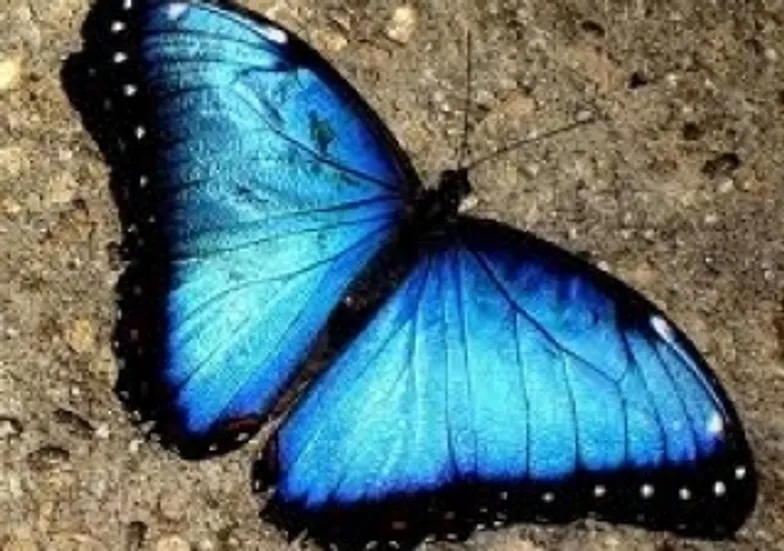
%> input picture Projekt_imbinarize_bwareaopen/main/blue.png, 784 x 551 px
$ octave BasicColorDetectBlue.m   (GNU Octave 9; MATLAB toolbox functions it lacks are replaced by stand-ins)
%> lines starting %> are read from the running program, lines starting %| are printed output that depends on the picture
### Projekt_imbinarize_bwareaopen/main/ImbinarizeMtd.m
% Notatki
%   -----
% W metodzie "globalnej" do obliczenia progu Otsu wykorzystuje się histogram obrazu z 256 komór.
% Aby wygenerować obraz binarny z obrazu indeksowanego, należy najpierw przekonwertować obraz na obraz intensywności za pomocą narzędzia IND2GRAY. Aby utworzyć obraz intensywności w skali szarości z obrazu RGB, należy najpierw użyć narzędzia RGB2GRAY do przekształcenia obrazu na obraz intensywności w skali szarości.
% IMBINARIZE przewiduje, że obrazy zmiennoprzecinkowe będą znormalizowane w zakresie [0,1].

function BW = ImbinarizeMtd(I, varargin)

varargin = matlab.images.internal.stringToChar(varargin);
[I,isNumericThreshold,options] = parseInputs(I,varargin{:});

if isNumericThreshold
    T = options.T;
else
    method = options.Method;

    if strcmp(method,'global')
        T = computeGlobalThreshold(I);
    else
        sensitivity = options.Sensitivity;
        fgPolarity  = options.ForegroundPolarity;

        T = adaptthresh(I,sensitivity,'ForegroundPolarity',fgPolarity);
    end

end

% Binaryzacja obrazu przy użyciu obliczonego progu
BW = binarize(I,T);

end

% [26 lines left out: functions binarize, computeGlobalThreshold, not called in this run]

%--------------------------------------------------------------------------
% Analiza wprowadzanych danych
%--------------------------------------------------------------------------
% [81 lines left out: functions parseInputs, validateImage, validateT, not called in this run]

function s = validateSensitivity(s)
validateattributes(s,{'numeric'},{'real','nonsparse','scalar','nonnegative','<=',1},mfilename,'Sensitivity');
end

function fgp = validateForegroundPolarity(fgp)
fgp = validatestring(fgp,{'bright','dark'},mfilename,'ForegroundPolarity');
end

### Projekt_imbinarize_bwareaopen/main/BasicColorDetectBlue.m
% Uzyskanie od użytkownika danych w postaci obrazu.

 mb='blue.png';         % Obrazek jest zapisywany w zmiennej.
 imb= imread(mb);
%> imb is the input picture: size 551x784x3 uint8; mean R, G, B 86.4, 109.4, 112.9

 % Do wyświetlania obrazu używana jest macierz 2x2, @ POS(1,1).
 subplot(3,3,1);
 imshow(mb);
 title('Obraz nieprzetworzony');

% Wykrywanie koloru czerwonego
  r=imb(:,:,1); g=imb(:,:,2); b=imb(:,:,3);
%> after `r=imb(:,:,1)`:
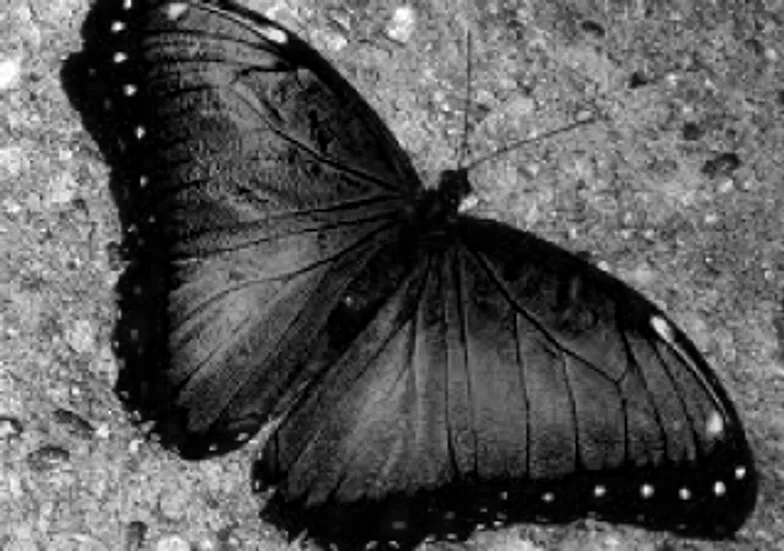
%> r: size 551x784 uint8; min 0, max 255, mean 86.4
%> after `g=imb(:,:,2)`:
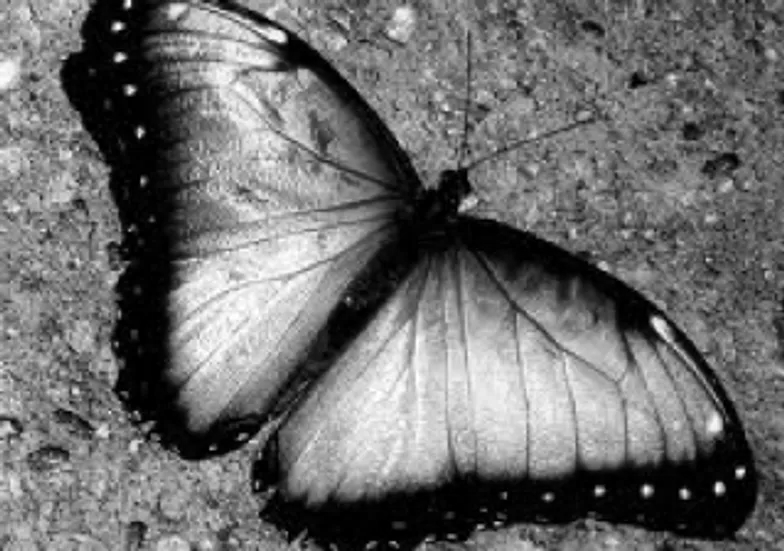
%> g: size 551x784 uint8; min 0, max 255, mean 109.4
%> after `b=imb(:,:,3)`:
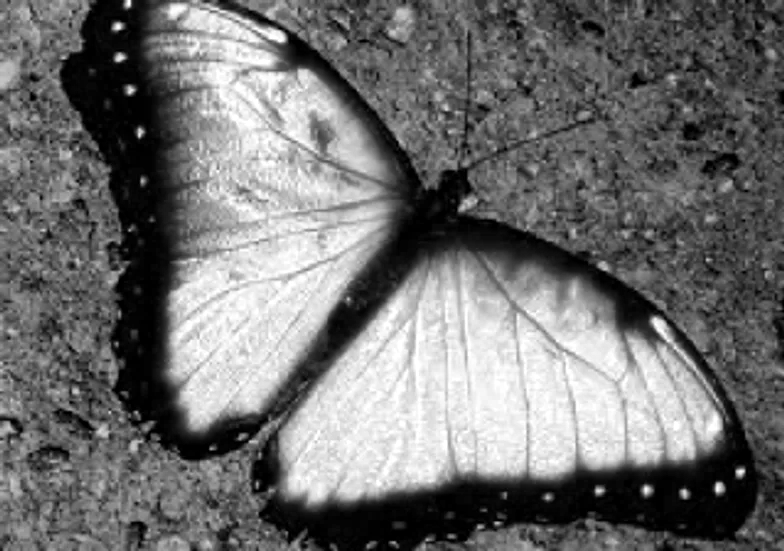
%> b: size 551x784 uint8; min 0, max 255, mean 112.9
  diff_blue=imsubtract(b,rgb2gray(imb));   % Wyodrębnianie czerwonych obiektów z obrazu w odcieniach szarości
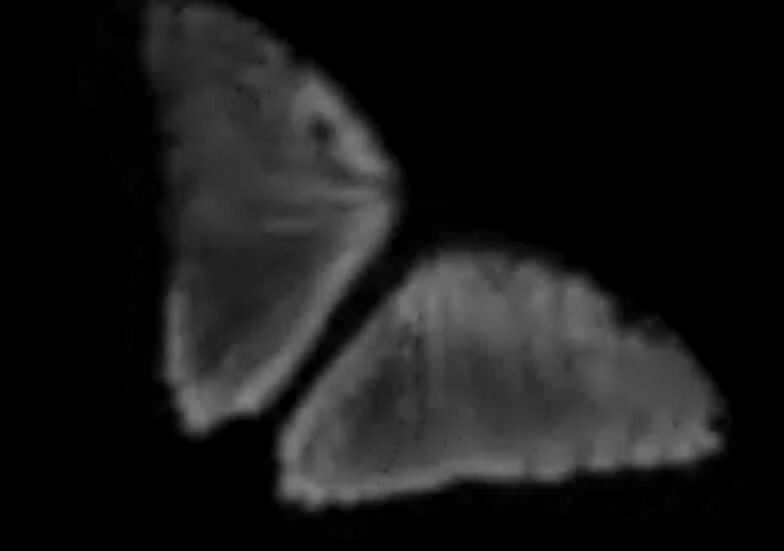
%> diff_blue: size 551x784 uint8; min 0, max 133, mean 24.1
  subplot(3,3,2);
  imshow(diff_blue);

  title('Obraz odejmowany');
  diff_b=medfilt2(diff_blue,[3 3]);       % Zastosowanie mediana
%> the run ends on the next line
  subplot(3,3,3);
  imshow(diff_b);

  title('Zastosowanie mediana');
  bw_b=ImbinarizeMtd(diff_b,0.2);    % Konwersja obrazu w skali szarości na obraz czarno-biały z wartością progową 0,2.

$ run again, with Projekt_imbinarize_bwareaopen/main/green.png copied over Projekt_imbinarize_bwareaopen/main/blue.png
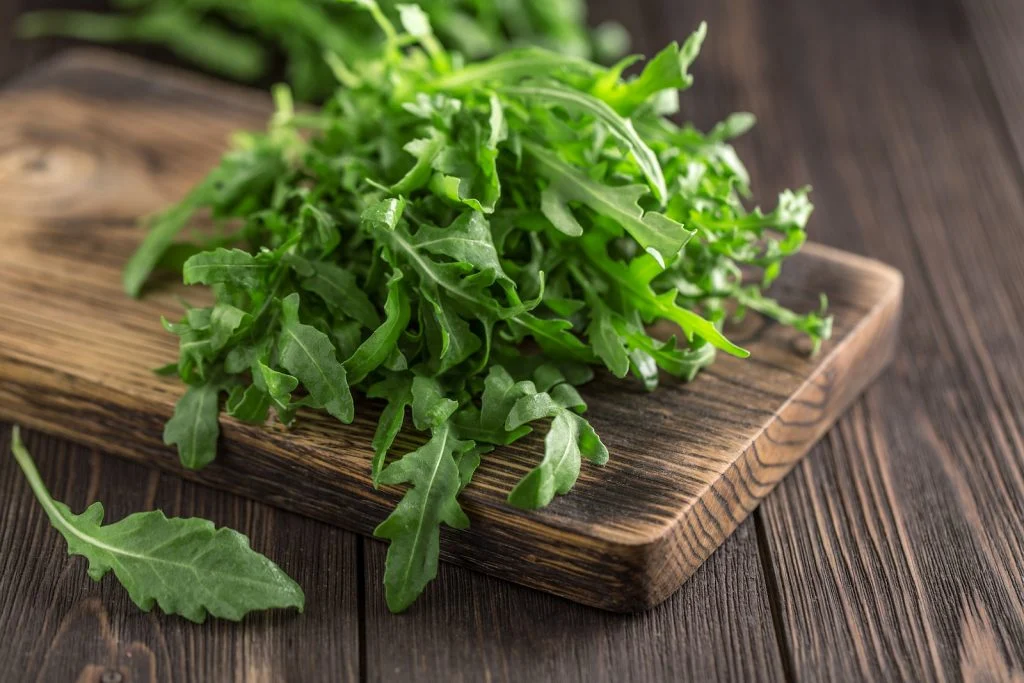
%> input picture Projekt_imbinarize_bwareaopen/main/green.png, 1024 x 683 px
%> imb is the input picture: size 683x1024x3 uint8; mean R, G, B 91.4, 93.8, 59.6
%> `g=imb(:,:,2)`:
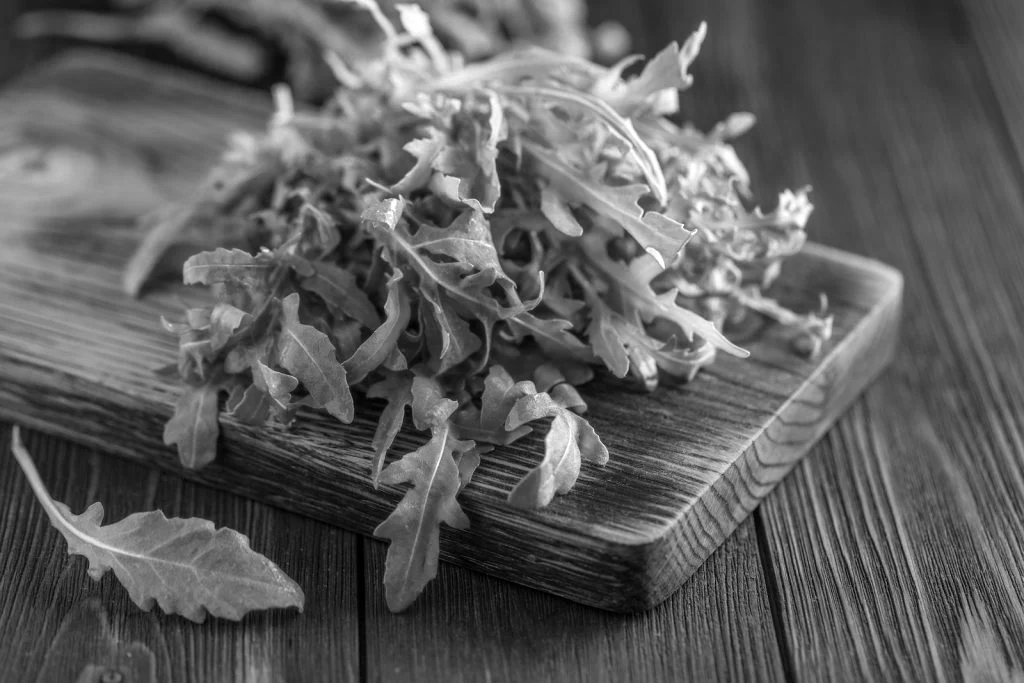
%> g: size 683x1024 uint8; min 0, max 255, mean 93.8
%> `b=imb(:,:,3)`:
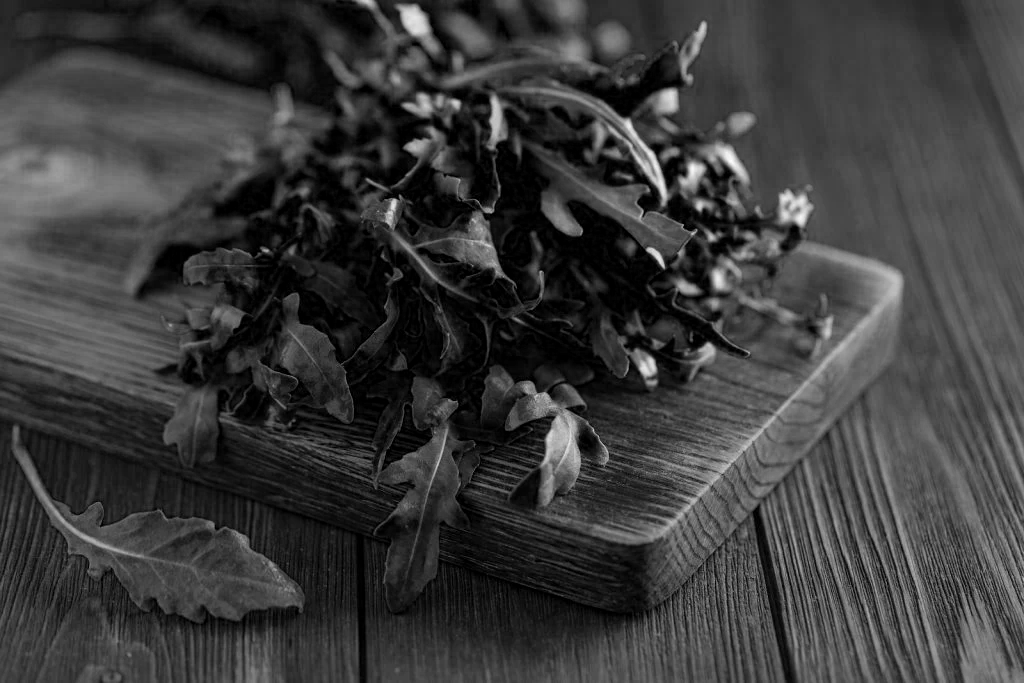
%> b: size 683x1024 uint8; min 0, max 254, mean 59.6

$ run again, with Projekt_imbinarize_bwareaopen/main/green.jpeg saved as Projekt_imbinarize_bwareaopen/main/blue.png
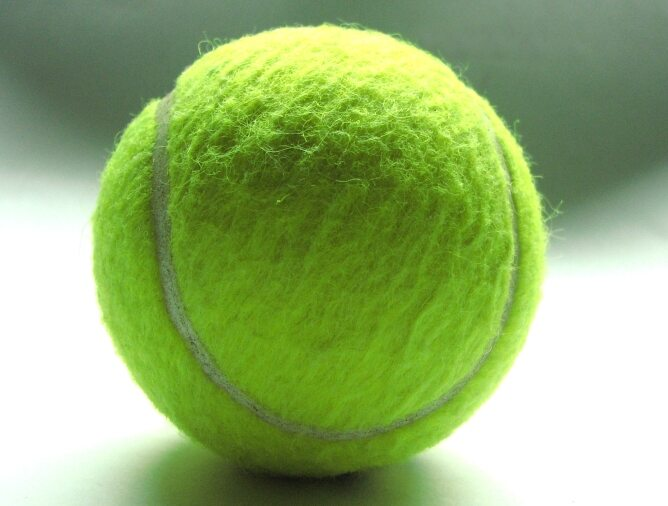
%> input picture Projekt_imbinarize_bwareaopen/main/green.jpeg, 668 x 506 px
%> imb is the input picture: size 506x668x3 uint8; mean R, G, B 147.9, 176.2, 111.2
%> `b=imb(:,:,3)`:
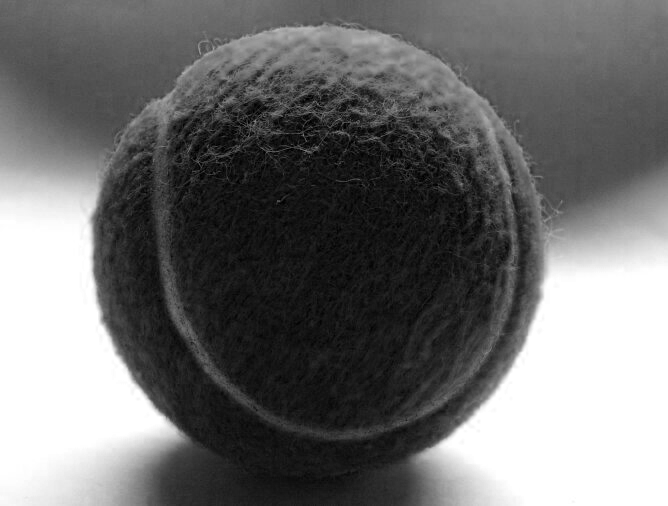
%> b: size 506x668 uint8; min 0, max 255, mean 111.2
%> `diff_blue=imsubtract(b,rgb2gray(imb));`:
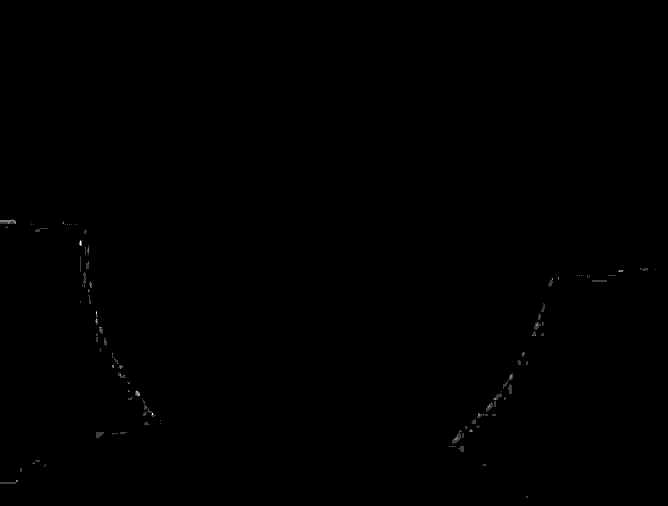
%> diff_blue: size 506x668 uint8; min 0, max 4, mean 0.00418; drawn with min black and max white
